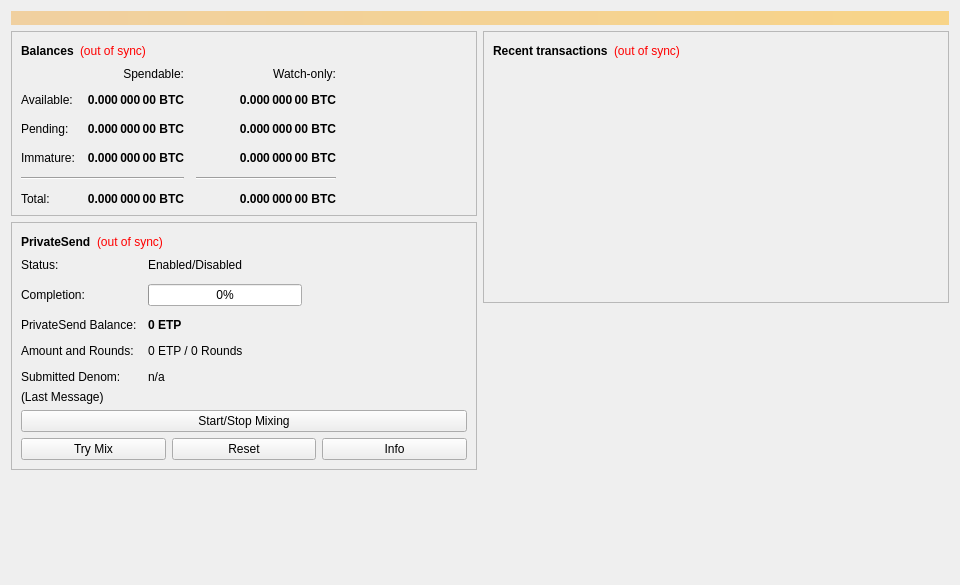
<?xml version="1.0" encoding="UTF-8"?>
<ui version="4.0">
 <class>OverviewPage</class>
 <widget class="QWidget" name="OverviewPage">
  <property name="geometry">
   <rect>
    <x>0</x>
    <y>0</y>
    <width>960</width>
    <height>585</height>
   </rect>
  </property>
  <property name="minimumSize">
   <size>
    <width>960</width>
    <height>0</height>
   </size>
  </property>
  <property name="windowTitle">
   <string>Form</string>
  </property>
  <layout class="QVBoxLayout" name="topLayout">
   <item>
    <widget class="QLabel" name="labelAlerts">
     <property name="visible">
      <bool>false</bool>
     </property>
     <property name="styleSheet">
      <string notr="true">background-color: qlineargradient(x1: 0, y1: 0, x2: 1, y2: 0, stop:0 #F0D0A0, stop:1 #F8D488); color:#000000;</string>
     </property>
     <property name="wordWrap">
      <bool>true</bool>
     </property>
     <property name="margin">
      <number>3</number>
     </property>
    </widget>
   </item>
   <item>
    <layout class="QHBoxLayout" name="horizontalLayout" stretch="1,1">
     <item>
      <layout class="QVBoxLayout" name="verticalLayout_2">
       <item>
        <widget class="QFrame" name="frame">
         <property name="frameShape">
          <enum>QFrame::StyledPanel</enum>
         </property>
         <property name="frameShadow">
          <enum>QFrame::Raised</enum>
         </property>
         <layout class="QVBoxLayout" name="verticalLayout_4">
          <item>
           <layout class="QHBoxLayout" name="horizontalLayout_4">
            <item>
             <widget class="QLabel" name="label_5">
              <property name="font">
               <font>
                <weight>75</weight>
                <bold>true</bold>
               </font>
              </property>
              <property name="text">
               <string>Balances</string>
              </property>
             </widget>
            </item>
            <item>
             <widget class="QLabel" name="labelWalletStatus">
              <property name="toolTip">
               <string>The displayed information may be out of date. Your wallet automatically synchronizes with the Etp network after a connection is established, but this process has not completed yet.</string>
              </property>
              <property name="styleSheet">
               <string notr="true">QLabel { color: red; }</string>
              </property>
              <property name="text">
               <string notr="true">(out of sync)</string>
              </property>
              <property name="alignment">
               <set>Qt::AlignLeading|Qt::AlignLeft|Qt::AlignVCenter</set>
              </property>
             </widget>
            </item>
            <item>
             <spacer name="horizontalSpacer_3">
              <property name="orientation">
               <enum>Qt::Horizontal</enum>
              </property>
              <property name="sizeHint" stdset="0">
               <size>
                <width>40</width>
                <height>20</height>
               </size>
              </property>
             </spacer>
            </item>
           </layout>
          </item>
          <item>
           <layout class="QGridLayout" name="gridLayout">
            <property name="spacing">
             <number>12</number>
            </property>
            <item row="2" column="2">
             <widget class="QLabel" name="labelWatchPending">
              <property name="font">
               <font>
                <weight>75</weight>
                <bold>true</bold>
               </font>
              </property>
              <property name="cursor">
               <cursorShape>IBeamCursor</cursorShape>
              </property>
              <property name="toolTip">
               <string>Unconfirmed transactions to watch-only addresses</string>
              </property>
              <property name="text">
               <string notr="true">0.000 000 00 BTC</string>
              </property>
              <property name="alignment">
               <set>Qt::AlignRight|Qt::AlignTrailing|Qt::AlignVCenter</set>
              </property>
              <property name="textInteractionFlags">
               <set>Qt::LinksAccessibleByMouse|Qt::TextSelectableByKeyboard|Qt::TextSelectableByMouse</set>
              </property>
             </widget>
            </item>
            <item row="2" column="1">
             <widget class="QLabel" name="labelUnconfirmed">
              <property name="font">
               <font>
                <weight>75</weight>
                <bold>true</bold>
               </font>
              </property>
              <property name="cursor">
               <cursorShape>IBeamCursor</cursorShape>
              </property>
              <property name="toolTip">
               <string>Total of transactions that have yet to be confirmed, and do not yet count toward the spendable balance</string>
              </property>
              <property name="text">
               <string notr="true">0.000 000 00 BTC</string>
              </property>
              <property name="alignment">
               <set>Qt::AlignRight|Qt::AlignTrailing|Qt::AlignVCenter</set>
              </property>
              <property name="textInteractionFlags">
               <set>Qt::LinksAccessibleByMouse|Qt::TextSelectableByKeyboard|Qt::TextSelectableByMouse</set>
              </property>
             </widget>
            </item>
            <item row="3" column="2">
             <widget class="QLabel" name="labelWatchImmature">
              <property name="font">
               <font>
                <weight>75</weight>
                <bold>true</bold>
               </font>
              </property>
              <property name="cursor">
               <cursorShape>IBeamCursor</cursorShape>
              </property>
              <property name="toolTip">
               <string>Mined balance in watch-only addresses that has not yet matured</string>
              </property>
              <property name="text">
               <string notr="true">0.000 000 00 BTC</string>
              </property>
              <property name="alignment">
               <set>Qt::AlignRight|Qt::AlignTrailing|Qt::AlignVCenter</set>
              </property>
              <property name="textInteractionFlags">
               <set>Qt::LinksAccessibleByMouse|Qt::TextSelectableByKeyboard|Qt::TextSelectableByMouse</set>
              </property>
             </widget>
            </item>
            <item row="4" column="0" colspan="2">
             <widget class="Line" name="lineSpendableBalance">
              <property name="orientation">
               <enum>Qt::Horizontal</enum>
              </property>
             </widget>
            </item>
            <item row="4" column="2">
             <widget class="Line" name="lineWatchBalance">
              <property name="sizePolicy">
               <sizepolicy hsizetype="Preferred" vsizetype="Fixed">
                <horstretch>0</horstretch>
                <verstretch>0</verstretch>
               </sizepolicy>
              </property>
              <property name="minimumSize">
               <size>
                <width>140</width>
                <height>0</height>
               </size>
              </property>
              <property name="orientation">
               <enum>Qt::Horizontal</enum>
              </property>
             </widget>
            </item>
            <item row="5" column="0">
             <widget class="QLabel" name="labelTotalText">
              <property name="text">
               <string>Total:</string>
              </property>
             </widget>
            </item>
            <item row="3" column="1">
             <widget class="QLabel" name="labelImmature">
              <property name="font">
               <font>
                <weight>75</weight>
                <bold>true</bold>
               </font>
              </property>
              <property name="cursor">
               <cursorShape>IBeamCursor</cursorShape>
              </property>
              <property name="toolTip">
               <string>Mined balance that has not yet matured</string>
              </property>
              <property name="text">
               <string notr="true">0.000 000 00 BTC</string>
              </property>
              <property name="alignment">
               <set>Qt::AlignRight|Qt::AlignTrailing|Qt::AlignVCenter</set>
              </property>
              <property name="textInteractionFlags">
               <set>Qt::LinksAccessibleByMouse|Qt::TextSelectableByKeyboard|Qt::TextSelectableByMouse</set>
              </property>
             </widget>
            </item>
            <item row="2" column="3">
             <spacer name="horizontalSpacer_2">
              <property name="orientation">
               <enum>Qt::Horizontal</enum>
              </property>
              <property name="sizeHint" stdset="0">
               <size>
                <width>40</width>
                <height>20</height>
               </size>
              </property>
             </spacer>
            </item>
            <item row="3" column="0">
             <widget class="QLabel" name="labelImmatureText">
              <property name="text">
               <string>Immature:</string>
              </property>
             </widget>
            </item>
            <item row="5" column="1">
             <widget class="QLabel" name="labelTotal">
              <property name="font">
               <font>
                <weight>75</weight>
                <bold>true</bold>
               </font>
              </property>
              <property name="cursor">
               <cursorShape>IBeamCursor</cursorShape>
              </property>
              <property name="toolTip">
               <string>Your current total balance</string>
              </property>
              <property name="text">
               <string notr="true">0.000 000 00 BTC</string>
              </property>
              <property name="alignment">
               <set>Qt::AlignRight|Qt::AlignTrailing|Qt::AlignVCenter</set>
              </property>
              <property name="textInteractionFlags">
               <set>Qt::LinksAccessibleByMouse|Qt::TextSelectableByKeyboard|Qt::TextSelectableByMouse</set>
              </property>
             </widget>
            </item>
            <item row="5" column="2">
             <widget class="QLabel" name="labelWatchTotal">
              <property name="font">
               <font>
                <weight>75</weight>
                <bold>true</bold>
               </font>
              </property>
              <property name="cursor">
               <cursorShape>IBeamCursor</cursorShape>
              </property>
              <property name="toolTip">
               <string>Current total balance in watch-only addresses</string>
              </property>
              <property name="text">
               <string notr="true">0.000 000 00 BTC</string>
              </property>
              <property name="alignment">
               <set>Qt::AlignRight|Qt::AlignTrailing|Qt::AlignVCenter</set>
              </property>
              <property name="textInteractionFlags">
               <set>Qt::LinksAccessibleByMouse|Qt::TextSelectableByKeyboard|Qt::TextSelectableByMouse</set>
              </property>
             </widget>
            </item>
            <item row="0" column="2">
             <widget class="QLabel" name="labelWatchonly">
              <property name="text">
               <string>Watch-only:</string>
              </property>
              <property name="alignment">
               <set>Qt::AlignRight|Qt::AlignTrailing|Qt::AlignVCenter</set>
              </property>
             </widget>
            </item>
            <item row="1" column="0">
             <widget class="QLabel" name="labelBalanceText">
              <property name="text">
               <string>Available:</string>
              </property>
             </widget>
            </item>
            <item row="1" column="1">
             <widget class="QLabel" name="labelBalance">
              <property name="font">
               <font>
                <weight>75</weight>
                <bold>true</bold>
               </font>
              </property>
              <property name="cursor">
               <cursorShape>IBeamCursor</cursorShape>
              </property>
              <property name="toolTip">
               <string>Your current spendable balance</string>
              </property>
              <property name="text">
               <string notr="true">0.000 000 00 BTC</string>
              </property>
              <property name="alignment">
               <set>Qt::AlignRight|Qt::AlignTrailing|Qt::AlignVCenter</set>
              </property>
              <property name="textInteractionFlags">
               <set>Qt::LinksAccessibleByMouse|Qt::TextSelectableByKeyboard|Qt::TextSelectableByMouse</set>
              </property>
             </widget>
            </item>
            <item row="1" column="2">
             <widget class="QLabel" name="labelWatchAvailable">
              <property name="font">
               <font>
                <weight>75</weight>
                <bold>true</bold>
               </font>
              </property>
              <property name="cursor">
               <cursorShape>IBeamCursor</cursorShape>
              </property>
              <property name="toolTip">
               <string>Your current balance in watch-only addresses</string>
              </property>
              <property name="text">
               <string notr="true">0.000 000 00 BTC</string>
              </property>
              <property name="alignment">
               <set>Qt::AlignRight|Qt::AlignTrailing|Qt::AlignVCenter</set>
              </property>
              <property name="textInteractionFlags">
               <set>Qt::LinksAccessibleByMouse|Qt::TextSelectableByKeyboard|Qt::TextSelectableByMouse</set>
              </property>
             </widget>
            </item>
            <item row="2" column="0">
             <widget class="QLabel" name="labelPendingText">
              <property name="text">
               <string>Pending:</string>
              </property>
             </widget>
            </item>
            <item row="0" column="1">
             <widget class="QLabel" name="labelSpendable">
              <property name="text">
               <string>Spendable:</string>
              </property>
              <property name="alignment">
               <set>Qt::AlignRight|Qt::AlignTrailing|Qt::AlignVCenter</set>
              </property>
             </widget>
            </item>
           </layout>
          </item>
         </layout>
        </widget>
       </item>
       <item>
        <widget class="QFrame" name="framePrivateSend">
         <property name="layoutDirection">
          <enum>Qt::LeftToRight</enum>
         </property>
         <property name="frameShape">
          <enum>QFrame::StyledPanel</enum>
         </property>
         <property name="frameShadow">
          <enum>QFrame::Raised</enum>
         </property>
         <layout class="QVBoxLayout" name="VerticalLayout_PS1">
          <item>
           <layout class="QHBoxLayout" name="horizontalLayout_5">
            <item>
             <widget class="QLabel" name="labelPrivateSendHeader">
              <property name="font">
               <font>
                <weight>75</weight>
                <bold>true</bold>
               </font>
              </property>
              <property name="text">
               <string>PrivateSend</string>
              </property>
             </widget>
            </item>
            <item>
             <widget class="QLabel" name="labelPrivateSendSyncStatus">
              <property name="toolTip">
               <string>The displayed information may be out of date. Your wallet automatically synchronizes with the Etp network after a connection is established, but this process has not completed yet.</string>
              </property>
              <property name="styleSheet">
               <string notr="true">QLabel { color: red; }</string>
              </property>
              <property name="text">
               <string notr="true">(out of sync)</string>
              </property>
              <property name="alignment">
               <set>Qt::AlignLeading|Qt::AlignLeft|Qt::AlignVCenter</set>
              </property>
             </widget>
            </item>
            <item>
             <spacer name="horizontalSpacer_4">
              <property name="orientation">
               <enum>Qt::Horizontal</enum>
              </property>
              <property name="sizeHint" stdset="0">
               <size>
                <width>40</width>
                <height>20</height>
               </size>
              </property>
             </spacer>
            </item>
           </layout>
          </item>
          <item>
           <layout class="QFormLayout" name="privateSendFormLayout">
            <property name="fieldGrowthPolicy">
             <enum>QFormLayout::AllNonFixedFieldsGrow</enum>
            </property>
            <property name="horizontalSpacing">
             <number>11</number>
            </property>
            <property name="verticalSpacing">
             <number>12</number>
            </property>
            <item row="0" column="0">
             <widget class="QLabel" name="labelPrivateSendEnabledText">
              <property name="text">
               <string>Status:</string>
              </property>
             </widget>
            </item>
            <item row="0" column="1">
             <widget class="QLabel" name="labelPrivateSendEnabled">
              <property name="text">
               <string>Enabled/Disabled</string>
              </property>
             </widget>
            </item>
            <item row="1" column="0">
             <widget class="QLabel" name="labelCompletitionText">
              <property name="text">
               <string>Completion:</string>
              </property>
             </widget>
            </item>
            <item row="1" column="1">
             <widget class="QProgressBar" name="privateSendProgress">
              <property name="maximumSize">
               <size>
                <width>154</width>
                <height>16777215</height>
               </size>
              </property>
              <property name="value">
               <number>0</number>
              </property>
             </widget>
            </item>
            <item row="2" column="0">
             <widget class="QLabel" name="labelAnonymizedText">
              <property name="text">
               <string>PrivateSend Balance:</string>
              </property>
             </widget>
            </item>
            <item row="2" column="1">
             <widget class="QLabel" name="labelAnonymized">
              <property name="font">
               <font>
                <weight>75</weight>
                <bold>true</bold>
               </font>
              </property>
              <property name="text">
               <string notr="true">0 ETP</string>
              </property>
             </widget>
            </item>
            <item row="3" column="0">
             <widget class="QLabel" name="labelAmountAndRoundsText">
              <property name="text">
               <string>Amount and Rounds:</string>
              </property>
             </widget>
            </item>
            <item row="3" column="1">
             <widget class="QLabel" name="labelAmountRounds">
              <property name="text">
               <string>0 ETP / 0 Rounds</string>
              </property>
             </widget>
            </item>
            <item row="4" column="0">
             <widget class="QLabel" name="labelSubmittedDenomText">
              <property name="text">
               <string>Submitted Denom:</string>
              </property>
             </widget>
            </item>
            <item row="4" column="1">
             <widget class="QLabel" name="labelSubmittedDenom">
              <property name="toolTip">
               <string>The denominations you submitted to the Masternode.&lt;br&gt;To mix, other users must submit the exact same denominations.</string>
              </property>
              <property name="text">
               <string>n/a</string>
              </property>
             </widget>
            </item>
           </layout>
          </item>
          <item>
           <layout class="QVBoxLayout" name="VerticalLayout_PS">
            <item>
             <widget class="QLabel" name="labelPrivateSendLastMessage">
              <property name="text">
               <string>(Last Message)</string>
              </property>
              <property name="alignment">
               <set>Qt::AlignLeading|Qt::AlignLeft|Qt::AlignTop</set>
              </property>
              <property name="wordWrap">
               <bool>true</bool>
              </property>
             </widget>
            </item>
            <item>
             <widget class="QPushButton" name="togglePrivateSend">
              <property name="sizePolicy">
               <sizepolicy hsizetype="MinimumExpanding" vsizetype="Fixed">
                <horstretch>0</horstretch>
                <verstretch>0</verstretch>
               </sizepolicy>
              </property>
              <property name="text">
               <string>Start/Stop Mixing</string>
              </property>
             </widget>
            </item>
            <item>
             <layout class="QHBoxLayout" name="horizontalLayout_debugbuttons">
              <item>
               <widget class="QPushButton" name="privateSendAuto">
                <property name="sizePolicy">
                 <sizepolicy hsizetype="MinimumExpanding" vsizetype="Fixed">
                  <horstretch>0</horstretch>
                  <verstretch>0</verstretch>
                 </sizepolicy>
                </property>
                <property name="toolTip">
                 <string>Try to manually submit a PrivateSend request.</string>
                </property>
                <property name="text">
                 <string>Try Mix</string>
                </property>
               </widget>
              </item>
              <item>
               <widget class="QPushButton" name="privateSendReset">
                <property name="sizePolicy">
                 <sizepolicy hsizetype="MinimumExpanding" vsizetype="Fixed">
                  <horstretch>0</horstretch>
                  <verstretch>0</verstretch>
                 </sizepolicy>
                </property>
                <property name="toolTip">
                 <string>Reset the current status of PrivateSend (can interrupt PrivateSend if it's in the process of Mixing, which can cost you money!)</string>
                </property>
                <property name="autoFillBackground">
                 <bool>false</bool>
                </property>
                <property name="text">
                 <string>Reset</string>
                </property>
               </widget>
              </item>
              <item>
               <widget class="QPushButton" name="privateSendInfo">
                <property name="sizePolicy">
                 <sizepolicy hsizetype="MinimumExpanding" vsizetype="Fixed">
                  <horstretch>0</horstretch>
                  <verstretch>0</verstretch>
                 </sizepolicy>
                </property>
                <property name="toolTip">
                 <string>Information about PrivateSend and Mixing</string>
                </property>
                <property name="text">
                 <string>Info</string>
                </property>
               </widget>
              </item>
             </layout>
            </item>
           </layout>
          </item>
         </layout>
        </widget>
       </item>
       <item>
        <spacer name="verticalSpacer">
         <property name="orientation">
          <enum>Qt::Vertical</enum>
         </property>
         <property name="sizeHint" stdset="0">
          <size>
           <width>20</width>
           <height>40</height>
          </size>
         </property>
        </spacer>
       </item>
      </layout>
     </item>
     <item>
      <layout class="QVBoxLayout" name="verticalLayout_3">
       <item>
        <widget class="QFrame" name="frame_2">
         <property name="frameShape">
          <enum>QFrame::StyledPanel</enum>
         </property>
         <property name="frameShadow">
          <enum>QFrame::Raised</enum>
         </property>
         <layout class="QVBoxLayout" name="verticalLayout">
          <item>
           <layout class="QHBoxLayout" name="horizontalLayout_2">
            <item>
             <widget class="QLabel" name="label_4">
              <property name="font">
               <font>
                <weight>75</weight>
                <bold>true</bold>
               </font>
              </property>
              <property name="text">
               <string>Recent transactions</string>
              </property>
             </widget>
            </item>
            <item>
             <widget class="QLabel" name="labelTransactionsStatus">
              <property name="toolTip">
               <string>The displayed information may be out of date. Your wallet automatically synchronizes with the Etp network after a connection is established, but this process has not completed yet.</string>
              </property>
              <property name="styleSheet">
               <string notr="true">QLabel { color: red; }</string>
              </property>
              <property name="text">
               <string notr="true">(out of sync)</string>
              </property>
              <property name="alignment">
               <set>Qt::AlignLeading|Qt::AlignLeft|Qt::AlignVCenter</set>
              </property>
             </widget>
            </item>
            <item>
             <spacer name="horizontalSpacer">
              <property name="orientation">
               <enum>Qt::Horizontal</enum>
              </property>
              <property name="sizeHint" stdset="0">
               <size>
                <width>40</width>
                <height>20</height>
               </size>
              </property>
             </spacer>
            </item>
           </layout>
          </item>
          <item>
           <widget class="QListView" name="listTransactions">
            <property name="styleSheet">
             <string notr="true">QListView { background: transparent; }</string>
            </property>
            <property name="frameShape">
             <enum>QFrame::NoFrame</enum>
            </property>
            <property name="verticalScrollBarPolicy">
             <enum>Qt::ScrollBarAlwaysOff</enum>
            </property>
            <property name="horizontalScrollBarPolicy">
             <enum>Qt::ScrollBarAlwaysOff</enum>
            </property>
            <property name="selectionMode">
             <enum>QAbstractItemView::NoSelection</enum>
            </property>
           </widget>
          </item>
         </layout>
        </widget>
       </item>
       <item>
        <spacer name="verticalSpacer_2">
         <property name="orientation">
          <enum>Qt::Vertical</enum>
         </property>
         <property name="sizeHint" stdset="0">
          <size>
           <width>20</width>
           <height>40</height>
          </size>
         </property>
        </spacer>
       </item>
      </layout>
     </item>
    </layout>
   </item>
  </layout>
 </widget>
 <resources/>
 <connections/>
</ui>
